Frame 1 (no input): blank canvas, image omitted
Frame 60 (no input): blank canvas, image omitted
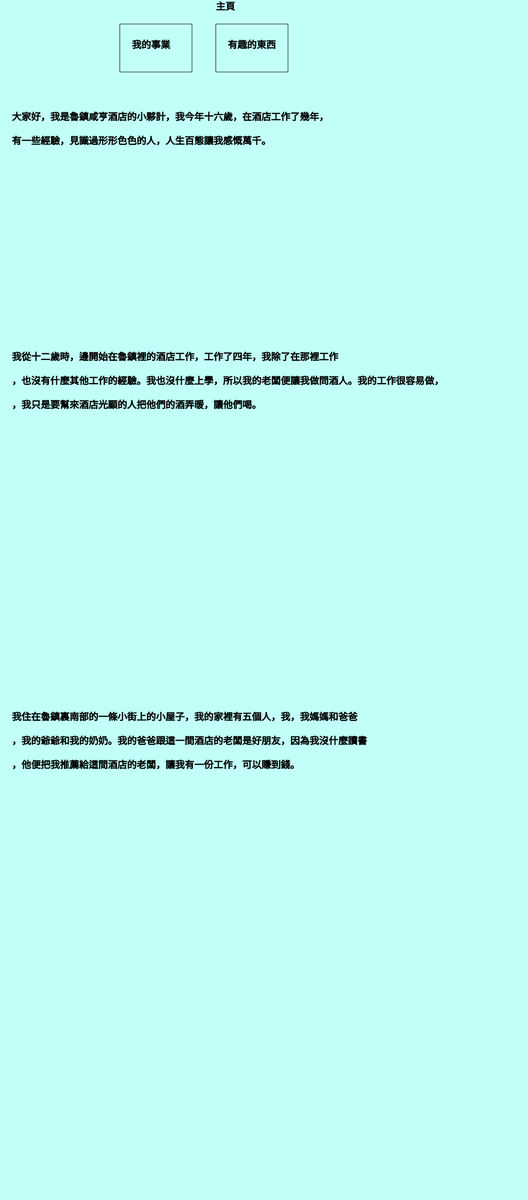
Frame 120 (the mouse pressed at the canvas centre since frame 60)

The p5.js sketch whose frames 1 and 60 were blank and that drew this single picture after the mouse press (run headless with seeded random() and noise() and a simulated clock; from frame 60 on, the mouse is pressed at the canvas centre):

// p5.js sketch
// ── sketch.js
var canvasID;

/*
Canvas ID's
1 - Intro
2 - mainmenu
3 - easy
4 - Regular
5 - Hard
*/

function preload()
{

}

function setup()
{
	setupintro();
	setupmainmenu();
	setupEasy();
	setupRegular();
	setupHard();

	canvasID = 1;

	createCanvas(1100,2500);

}

function draw()
{
	background(125,125,125);

	if (canvasID == 1)
	{
		drawintro();
	}
	if (canvasID == 2)
	{
		drawmainmenu();
	}
	if (canvasID == 3)
	{
		drawEasy();
	}
	if (canvasID == 4)
	{
		drawRegular();
	}
	if (canvasID == 5)
	{
		drawHard();
	}
}
// ── Easy.js


function preloadEasy()
{

}

function setupEasy()
{

}

function drawEasy()
{
	background(193,255,248);
	fill(0,0,0);
	textSize(20);
	text("背景資料", 450, 20);
	if (mouseX > 800 && mouseX < 950 && mouseY > 50 && mouseY < 150)
		{
		fill(165,255,248);
		stroke (0,0,0);
		strokeWeight(1);
		rect(800,50,150,100);
		textSize(20);
		fill(0,0,0);
		text("回到主頁",850,105);
		if (mouseIsPressed == true)
		{
			fill(165,255,248);
			stroke(0,0,0);
			strokeWeight(1);
			rect(800,50,150,100);
			text("回到主頁",850,105);
			canvasID = 2
		}
	}
	else
	{
		fill(193,255,248);
		stroke(0,0,0);
		strokeWeight(1);
		rect(800,50,150,100);
		fill(0,0,0);
		text("回到主頁",850,105);

	}
}

// ── Hard.js


function preloadHard()
{

}

function setupHard()
{

}

function drawHard()
{
	background(193,255,248);
	fill(0,0,0);
	textSize(20);
	text("有趣的東西", 450, 20);
	if (mouseX > 800 && mouseX < 950 && mouseY > 50 && mouseY < 150)
		{
		fill(165,255,248);
		stroke (0,0,0);
		strokeWeight(1);
		rect(800,50,150,100);
		textSize(20);
		fill(0,0,0);
		text("回到主頁",850,105);
		if (mouseIsPressed == true)
		{
			fill(255,0,0);
			stroke(0,0,0);
			strokeWeight(1);
			rect(800,50,150,100);
			text("回到主頁",850,105);
			canvasID = 2
		}
	}
	else
	{
		fill(193,255,248);
		stroke(0,0,0);
		strokeWeight(1);
		rect(800,50,150,100);
		fill(0,0,0);
		text("回到主頁",850,105);

	}
	text("我工作時候，我通常只是看到四種人，首先，我要介紹我的老闆給大家認識，我雖然幫他打了幾年工，\n\n但是老闆都不重用我，因為他說我的樣子太傻，不討人喜歡，不能侍候長衫主顧。\n\n所以只要我在外面為短衫主顧服務，老闆這種以貌取人的做法，很讓我反感。\n\n另外，老闆總是讓我們在賣酒的時候趁客人不注意偷偷摻水在酒裡面，這樣他便可以賺到更多的錢，\n\n真是「無奸不商」。",10,250)
	text("其次，我要介紹的是一個經常來到酒店喝酒的一個很特別的客人—孔乙己，他是站著喝酒穿長衫的唯一的人\n\n。從他的身上，我看見了封建社會讀書人的悲哀。孔乙己讀過書，但是連個秀才也沒有考上，\n\n而他又不甘心去做一些粗重的工作，所以高不成低不就連生存都困難\n\n，他只能去替人抄書去換一碗飯吃，然後他好吃懶做的性格又導致他不能安安分分地抄書。\n\n沒有錢的時候就會去偷東西，所以他經常被人打，臉上經常有傷疤，最後也被人打斷了腿。\n\n他真是一個可憐又可悲的人，我很同情他，但是有沒有能力幫助他。",10,800)
	text("之後，大部分的客人都可以分開成兩部分的，首先，有哪些知識可以穿短衣服的農民，他們每次來，\n\n他們只是可以買一碗酒喝，他們也站在門口邊喝酒，他們每次來只是要一碗酒，不買其他的東西吃，\n\n他們買酒的時候，也會盯著老闆拿他們的酒，看看他會不會把些水摻進酒裡面，他們總是拿孔乙己開玩笑，\n\n把他當作喝酒時的調劑品，笑他連半個秀才也撈不到，他們沒什麼同情心和幸災樂禍。",10,1400)
	text("最後，邊有哪些很有錢的長衫人，他們跟那些短衣服的農民不同，因為它們可以付錢在一間房子裡喝酒\n\n，他們來買酒的時候，常常也會買很多小菜來配搭他們的酒，他們覺得他們比其他的人更重要\n\n，常常也有很高的期望，因為這樣，我的老闆便不讓我去招待那些有錢人。",10,1900)
}

// ── Regular.js


function preloadRegular()
{

}

function setupRegular()
{

}

function drawRegular()
{
	background(193,255,248);
	fill(0,0,0);
	textSize(20);
	text("我的事業", 450, 20);
	text("我是魯鎮咸亨酒店的小夥計，我在那裡工作了四年，和我死過了不同的工作。",10,200)
	text("酒店裡有一個特別的設計，一進門邊有一張半圓形的大櫃檯，櫃檯裡預備者熱水，可以隨時溫酒。\n\n這一間酒店裏，買一碗酒需要四蚊銅錢，如果客人覺得自己很有錢的話\n\n，他門便可以花多一文錢來買一碟鹽竹筍或者茴香豆，做下酒物。如果他們真的是有錢的話，可以話十蚊銅錢買一樣葷菜\n\n，但是大部分的客人也是沒錢的人，所以他們只會買一碗酒。但是，有些客人很有錢，可以預訂一間房間，坐著喝酒\n\n，他們也會買哪些葷菜。",10,400)
	text("我開始工作時，我了老闆讓我做摻酒的人，但是因為那些短衣服的人常常盯著我拿他們的酒，所以我根本沒有辦法來摻酒\n\n，因為這樣，我的老闆便讓我做溫酒的人，但是，我還不知道我的老闆被人家這樣盯著的時候，怎麼樣可以摻酒。",10,1000)
	text("在酒店工作有些特別，這間酒店要求每個人每日也要工作十個小時，每星期有一天放假。\n\n每個月，老闆會給我們兩天的假期配額，每年也會有花紅，花紅時，老闆會給我們四賠平時每個月的工資。 \n\n每個月，老闆會給我們一百個銅錢，在這裡工作不用太多的經驗。所以你想在這裡工作也沒問題。",10,1700)
	if (mouseX > 800 && mouseX < 950 && mouseY > 50 && mouseY < 150)
		{
		fill(165,255,248);
		stroke (0,0,0);
		strokeWeight(1);
		rect(800,50,150,100);
		textSize(20);
		fill(0,0,0);
		text("回到主頁",850,105);
		if (mouseIsPressed == true)
		{
			fill(193,255,248);
			stroke(0,0,0);
			strokeWeight(1);
			rect(800,50,150,100);
			text("回到主頁",850,105);
			canvasID = 2
		}
	}
	else
	{
		fill(193,255,248);
		stroke(0,0,0);
		strokeWeight(1);
		rect(800,50,150,100);
		fill(0,0,0);
		text("回到主頁",850,105);

	}
}

// ── intro.js


function preloadintro()
{

}

function setupintro()
{

}

function drawintro()
{
	background(125,125,125);
	fill(0,0,0);
	text("This Is The Introduction Page\n\nClick Anywhere to Continue",10,50);

	if (mouseIsPressed)
	{
		canvasID = 2
	}

}

// ── mainmenu.js


function preloadmainmenu()
{

}

function setupmainmenu()
{

}

function drawmainmenu()
{
	background(193,255,248);
	fill(0,0,0);
	textSize(20);
	text("主頁", 450, 20);
	text('大家好，我是魯鎮咸亨酒店的小夥計，我今年十六歲，在酒店工作了幾年，\n\n有一些經驗，見識過形形色色的人，人生百態讓我感慨萬千。',25,250)
	text("我從十二歲時，邊開始在魯鎮裡的酒店工作，工作了四年，我除了在那裡工作\n\n，也沒有什麼其他工作的經驗。我也沒什麼上學，所以我的老闆便讓我做問酒人。我的工作很容易做，\n\n，我只是要幫來酒店光顧的人把他們的酒弄暖，讓他們喝。",25,750)
	text("我住在魯鎮裏南部的一條小街上的小屋子，我的家裡有五個人，我，我媽媽和爸爸\n\n，我的爺爺和我的奶奶。我的爸爸跟這一間酒店的老闆是好朋友，因為我沒什麼讀書\n\n，他便把我推薦給這間酒店的老闆，讓我有一份工作，可以賺到錢。",25,1500)
	if(mouseX > 450 && mouseX < 600 && mouseY > 50 && mouseY < 150)
	{
		fill(155,255,255);
		stroke(0,0,0);
		strokeWeight(1);
		rect(450,50,150,100);
		textSize(20);
		fill(0,0,0);
		text("有趣的東西",475,100);
		if (mouseIsPressed == true)
		{
		fill(193,255,248);
		stroke(0,0,0);
		strokeWeight(1);
		rect(450,50,150,100);
		text("有趣的東西",475,100);
		canvasID = 5	
		}
	}
	else
	{
		fill(193,255,248);
		stroke(0,0,0);
		strokeWeight(1);
		rect(450,50,150,100);
		fill(0,0,0);
		text("有趣的東西",475,100);
	}

	if(mouseX > 250 && mouseX < 400 && mouseY > 50 && mouseY < 150)
	{
		fill(155,255,255);
		stroke(0,0,0);
		strokeWeight(1);
		rect(250,50,150,100);
		textSize(20);
		fill(0,0,0);
		text("我的事業",275,100);
		if (mouseIsPressed == true)
		{
			fill(193,255,248);
			stroke(0,0,0);
			strokeWeight(1);
			rect(250,50,150,100);
			text("我的事業",275,100);
			canvasID = 4
		}
	}
	else
	{
	fill(193,255,248);
	stroke(0,0,0);
	strokeWeight(1);
	rect(250,50,150,100)
	fill(0,0,0);
	text("我的事業",275,100);	
	}
}
